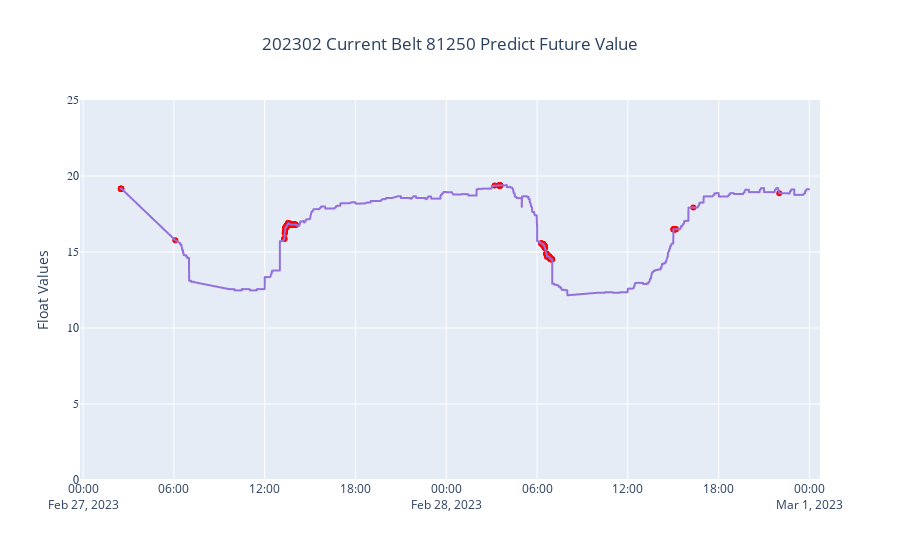

Notebook source saved alongside this figure:
### Code cell
fig6=px.scatter(forecast_data_true.reset_index(), x='t_stamp', y='prediction',color_discrete_sequence=['red'])
fig2=px.line(test.reset_index(), x='t_stamp', y='prediction',color_discrete_sequence=['mediumpurple'])
#fig1=px.line(test.reset_index(), x='t_stamp', y='floatvalue',color_discrete_sequence=['salmon'])
#fig2 = px.line(test.reset_index(), x='ds', y='yhat',labels={"yhat": "Predict Data"},color_discrete_sequence=['salmon'])
figtotal = go.Figure(data=  fig6.data + fig2.data)
figtotal.update_layout(yaxis_range=[0,25], title_text='202302 Current Belt 81250 Predict Future Value',title_x=0.5)
figtotal.update_yaxes(title_text="Float Values",tickfont_family="Arial Black")
figtotal.show()

### Figure 1 — Plotly figure (JSON) as saved in the notebook; plotly's stock layout.template omitted (floating-point values rounded to 4 significant figures; data arrays with more than 128 entries replaced by an {"elided": "..."} marker saying what was removed)
{"data": [{"hovertemplate": "t_stamp=%{x}<br>prediction=%{y}<extra></extra>", "legendgroup": "", "marker": {"color": "red", "symbol": "circle"}, "mode": "markers", "name": "", "orientation": "v", "showlegend": false, "type": "scatter", "x": {"elided": "233 str values"}, "xaxis": "x", "y": {"elided": "233 float values"}, "yaxis": "y"}, {"hovertemplate": "t_stamp=%{x}<br>prediction=%{y}<extra></extra>", "legendgroup": "", "line": {"color": "mediumpurple", "dash": "solid"}, "marker": {"symbol": "circle"}, "mode": "lines", "name": "", "showlegend": false, "type": "scattergl", "x": {"elided": "4980 str values"}, "xaxis": "x", "y": {"elided": "4980 float values"}, "yaxis": "y"}], "layout": {"title": {"text": "202302 Current Belt 81250 Predict Future Value", "x": 0.5}, "yaxis": {"range": [0, 25], "tickfont": {"family": "Arial Black"}, "title": {"text": "Float Values"}}}}
